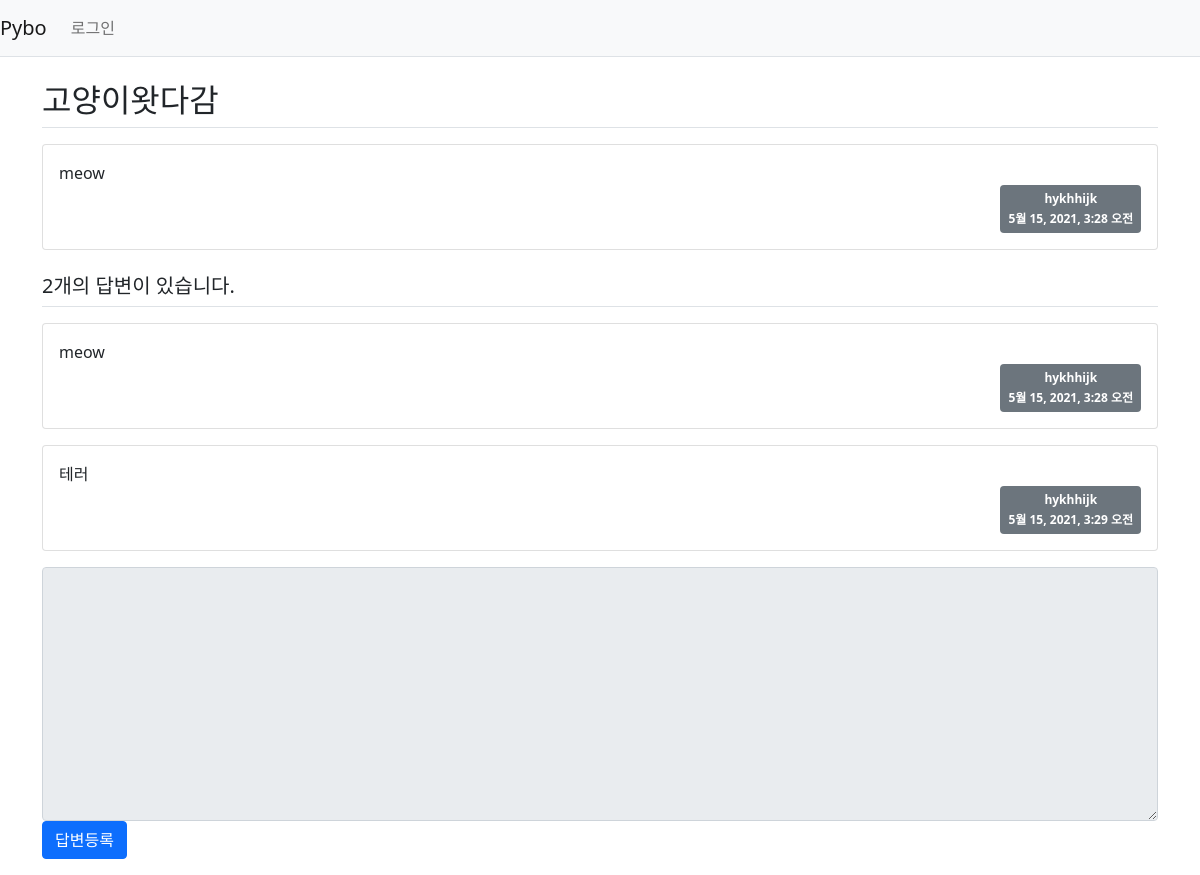
The page /pybo/307/ on the database its author committed.
### pybo/models.py (models this page shows, shortened)
class Question(models.Model):
    subject = models.CharField(max_length=200)
    content = models.TextField()
    create_date = models.DateTimeField()
    author = models.ForeignKey(User, on_delete=models.CASCADE)
    modify_date = models.DateField(null=True, blank=True)

class Answer(models.Model):
    question = models.ForeignKey(Question, on_delete=models.CASCADE)
    content = models.TextField()
    create_date = models.DateTimeField()
    author = models.ForeignKey(User, on_delete=models.CASCADE)
    modify_date = models.DateField(null=True, blank=True)

### pybo/views.py (the view)
# urls.py: path('<int:question_id>/', views.detail, name='detail'),           #question_id가 매핑되어 views.detail실행
def detail(request, question_id):
    question = get_object_or_404(Question, pk=question_id)          #urls.py에서 매핑해준 question_id
    context = {'question': question}
    return render(request, 'pybo/question_detail.html', context)

### templates/pybo/question_detail.html (shortened to what this page needs)
{% extends 'base3.html' %}
{% block content %}
{% load static %}
<link rel="stylesheet" type="text/css" href="{% static 'bootstrap.css' %}">
<div class="container my-3">
    <h2 class="border-bottom py-2">{{ question.subject}}</h2>
    <div class="card my-3">
    <div class="card-body">
        <div class="card-text" style="white-space: pre-line;">{{question.content}}</div>
        <div class="d-flex justify-content-end">
            <div class="badge bg-secondary p-2 text-left">
                <div class="mb-2">{{ question.author.username }}</div>
                <div>{{ question.create_date }}</div>
            </div>
        </div>
    </div>
</div>
<h5 class="border-bottom my-3 py-2">{{ question.answer_set.count}}개의 답변이 있습니다.</h5>
{% for answer in question.answer_set.all %}
<div class="card my-3">
    <div class="card-body">
      <div class="card-text" style="white-space: pre-line;">{{answer.content}}</div>
        <div class="d-flex justify-content-end">
            <div class="badge bg-secondary p-2 text-left">
                <div class="mb-2">{{ answer.author.username }}</div>
                <div>{{ answer.create_date }}</div>
            </div>
        </div>
    </div>
</div>
{% endfor %}
<form action="{% url 'pybo:answer_create' question.id %}" method="post" class="my-3">
    <div class="form-group">
        <textarea {% if not user.is_authenticated %}disabled{% endif %} name="content" id="content" class="form-control" rows="10"></textarea>
        </div>
        <input type="submit" value="답변등록" class="btn btn-primary">
</form>
</div>
{% endblock %}

### rows shown on the page
Question: subject "고양이왓다감", content "meow", author.username "hykhhijk", create_date "5월 15, 2021, 3:28 오전", answer_set.count "2"
Answer: content "meow", author.username "hykhhijk", create_date "5월 15, 2021, 3:28 오전"
Answer: content "테러", author.username "hykhhijk", create_date "5월 15, 2021, 3:29 오전"
